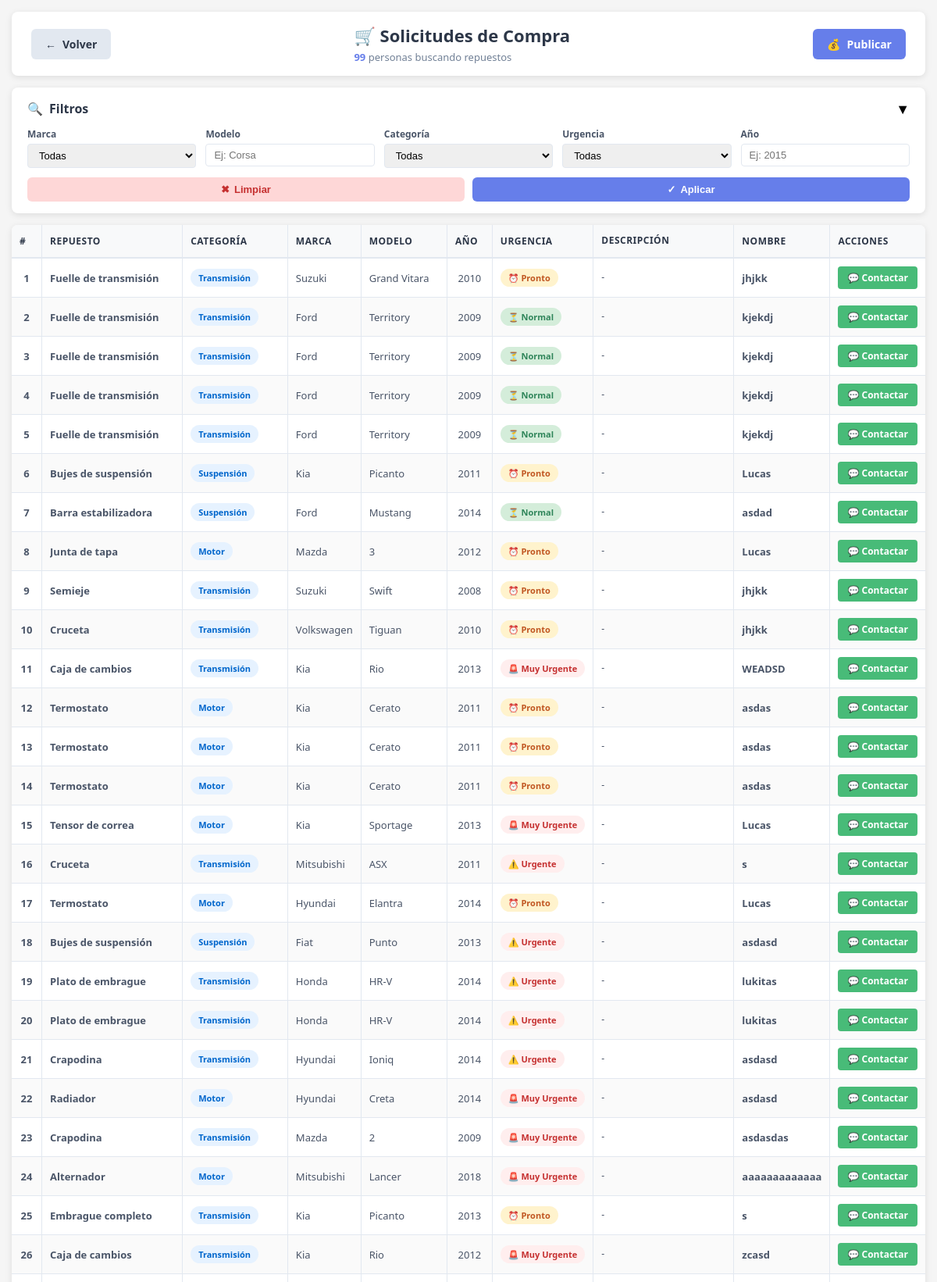
Screenshot of /vender/quiero-vender/ (signed in, upper part) with the database file from the repository.
### core/models.py (models this page shows, shortened)
class SolicitudCompra(models.Model):
    URGENCIA_CHOICES = [
        ('baja', 'Baja - Puedo esperar'),
        ('media', 'Media - Lo necesito pronto'),
        ('alta', 'Alta - Urgente'),
        ('super_alta', 'Super Alta - Muy Urgente (en hora)'),
    ]
    CATEGORIA_CHOICES = [
        ('motor', 'Motor'),
        ('transmision', 'Transmisión'),
        ('suspension', 'Suspensión'),
        ('frenos', 'Frenos'),
        ('electrico', 'Sistema Eléctrico'),
        ('carroceria', 'Carrocería'),
        ('interior', 'Interior'),
        ('otros', 'Otros'),
    ]
    marca_auto = models.CharField(max_length=100, verbose_name="Marca del Auto")
    modelo_auto = models.CharField(max_length=100, verbose_name="Modelo del Auto", blank=True)
    año_auto = models.IntegerField(verbose_name="Año del Auto", null=True, blank=True)
    nro_chasis = models.CharField(max_length=100, verbose_name="VIN/Número de Chasis", blank=True, default='')
    categoria_repuesto = models.CharField(max_length=50, choices=CATEGORIA_CHOICES, verbose_name="Categoría del Repuesto")
    repuesto_especifico = models.CharField(max_length=200, verbose_name="Repuesto Específico")
    descripcion_adicional = models.TextField(verbose_name="Descripción Adicional", blank=True)
    urgencia = models.CharField(max_length=20, choices=URGENCIA_CHOICES, verbose_name="Nivel de Urgencia")
    nombre = models.CharField(max_length=200, verbose_name="Nombre")
    celular = models.CharField(max_length=20, verbose_name="Celular")
    localidad = models.CharField(max_length=200, verbose_name="Localidad", blank=True, default='')
    zona = models.CharField(max_length=200, verbose_name="Zona/Provincia", blank=True, default='')
    fecha_solicitud = models.DateTimeField(auto_now_add=True)
    activa = models.BooleanField(default=True)
    class Meta:
        verbose_name = "Solicitud de Compra"
        verbose_name_plural = "Solicitudes de Compra"
        ordering = ['-fecha_solicitud']

### quiero_vender/views.py (the view)
# urls.py: path('quiero-vender/', views.ver_solicitudes, name='ver_solicitudes'),
@login_required(login_url='login_vendedor')
def ver_solicitudes(request):
    solicitudes = SolicitudCompra.objects.filter(activa=True)
    marca_filtro = request.GET.get('marca', '')
    modelo_filtro = request.GET.get('modelo', '')
    categoria_filtro = request.GET.get('categoria', '')
    urgencia_filtro = request.GET.get('urgencia', '')
    año_filtro = request.GET.get('año', '')
    if marca_filtro:
        solicitudes = solicitudes.filter(marca_auto__icontains=marca_filtro)
    if modelo_filtro:
        solicitudes = solicitudes.filter(modelo_auto__icontains=modelo_filtro)
    if categoria_filtro:
        solicitudes = solicitudes.filter(categoria_repuesto=categoria_filtro)
    if urgencia_filtro:
        solicitudes = solicitudes.filter(urgencia=urgencia_filtro)
    if año_filtro:
        solicitudes = solicitudes.filter(año_auto=int(año_filtro))
    solicitudes = solicitudes.order_by('-fecha_solicitud')
    marcas_disponibles = SolicitudCompra.objects.filter(activa=True).values_list('marca_auto', flat=True).distinct().order_by('marca_auto')
    categorias_disponibles = SolicitudCompra.CATEGORIA_CHOICES
    urgencias_disponibles = SolicitudCompra.URGENCIA_CHOICES
    context = {
        'solicitudes': solicitudes,
        'total_solicitudes': solicitudes.count(),
        'marcas_disponibles': marcas_disponibles,
        'categorias_disponibles': categorias_disponibles,
        'urgencias_disponibles': urgencias_disponibles,
        'marca_actual': marca_filtro,
        'modelo_actual': modelo_filtro,
        'categoria_actual': categoria_filtro,
        'urgencia_actual': urgencia_filtro,
        'año_actual': año_filtro,
        'usuario': request.user,
    }
    return render(request, 'listado_solicitudes.html', context)

### quiero_vender/templates/listado_solicitudes.html (shortened to what this page needs)
{% load static %}
<!DOCTYPE html>
<html lang="es">
<head>
</head>
<body>
    <div class="container">
        <div class="header">
            <div class="header-content">
                <a href="{% url 'index' %}" class="btn-action btn-secondary">
                    <span>←</span> Volver
                </a>
                <div class="header-center">
                    <h1>🛒 Solicitudes de Compra</h1>
                    <div class="results-count">
                        <span>{{ total_solicitudes }}</span> persona{{ total_solicitudes|pluralize }} buscando repuestos
                    </div>
                </div>
                <a href="{% url 'publicar_repuesto' %}" class="btn-action">
                    <span>💰</span> Publicar
                </a>
            </div>
        </div>
        <div class="filters-section">
            <div class="filters-header" onclick="toggleFilters()">
                <div class="filters-title">
                    <span>🔍</span> Filtros
                </div>
                <span class="toggle-icon" id="toggleIcon">▼</span>
            </div>
            <form method="GET" action="{% url 'ver_solicitudes' %}" id="filterForm">
                <div class="filters-content" id="filtersContent">
                    <div class="filter-group">
                        <label>Marca</label>
                        <select name="marca" id="filter_marca">
                            <option value="">Todas</option>
                        </select>
                    </div>
                    <div class="filter-group">
                        <label>Modelo</label>
                        <input type="text" name="modelo" id="filter_modelo" placeholder="Ej: Corsa" value="{{ modelo_actual }}">
                    </div>
                    <div class="filter-group">
                        <label>Categoría</label>
                        <select name="categoria" id="filter_categoria">
                            <option value="">Todas</option>
                        </select>
                    </div>
                    <div class="filter-group">
                        <label>Urgencia</label>
                        <select name="urgencia" id="filter_urgencia">
                            <option value="">Todas</option>
                        </select>
                    </div>
                    <div class="filter-group">
                        <label>Año</label>
                        <input type="number" name="año" id="filter_año" placeholder="Ej: 2015" value="{{ año_actual }}" min="1980" max="2025">
                    </div>
                </div>
                <div class="filters-actions">
                    <button type="button" class="btn-filter btn-clear" onclick="clearFilters()">
                        <span>✖</span> Limpiar
                    </button>
                    <button type="submit" class="btn-filter btn-apply">
                        <span>✓</span> Aplicar
                    </button>
                </div>
            </form>
        </div>
        {% if solicitudes %}
            <div class="table-container">
                <div class="table-wrapper">
                    <table class="solicitudes-table">
                        <thead>
                            <tr>
                                <th class="col-id">#</th>
                                <th class="col-repuesto">Repuesto</th>
                                <th class="col-categoria">Categoría</th>
                                <th class="col-marca">Marca</th>
                                <th class="col-modelo">Modelo</th>
                                <th class="col-año">Año</th>
                                <th class="col-urgencia">Urgencia</th>
                                <th class="col-descripcion">Descripción</th>
                                <th class="col-nombre">Nombre</th>
                                <th class="col-acciones">Acciones</th>
                            </tr>
                        </thead>
                        <tbody>
                            {% for solicitud in solicitudes %}
                            <tr>
                                <td class="col-id">{{ forloop.counter }}</td>
                                <td class="col-repuesto">
                                    <div class="truncate" title="{{ solicitud.repuesto_especifico }}">
                                        {{ solicitud.repuesto_especifico }}
                                    </div>
                                </td>
                                <td class="col-categoria">
                                    <span class="badge badge-categoria">
                                        {{ solicitud.get_categoria_repuesto_display }}
                                    </span>
                                </td>
                                <td class="col-marca">{{ solicitud.marca_auto }}</td>
                                <td class="col-modelo">
                                    <div class="truncate" title="{{ solicitud.modelo_auto }}">
                                        {{ solicitud.modelo_auto|default:"-" }}
                                    </div>
                                </td>
                                <td class="col-año">{{ solicitud.año_auto|default:"-" }}</td>
                                <td class="col-urgencia">
                                    {% if solicitud.urgencia == 'super_alta' %}
                                        <span class="badge urgencia-alta">🚨 Muy Urgente</span>
                                    {% elif solicitud.urgencia == 'alta' %}
                                        <span class="badge urgencia-alta">⚠️ Urgente</span>
                                    {% elif solicitud.urgencia == 'media' %}
                                        <span class="badge urgencia-media">⏰ Pronto</span>
                                    {% elif solicitud.urgencia == 'baja' %}
                                        <span class="badge urgencia-baja">⏳ Normal</span>
                                    {% endif %}
                                </td>
                                <td class="col-descripcion">
                                    <div class="truncate-multi" title="{{ solicitud.descripcion_adicional }}">
                                        {{ solicitud.descripcion_adicional|default:"-" }}
                                    </div>
                                </td>
                                <td class="col-nombre">
                                    <div class="truncate" title="{{ solicitud.nombre }}">
                                        {{ solicitud.nombre }}
                                    </div>
                                </td>
                                <td class="col-acciones">
                                    <a href="#"
                                       onclick="abrirWhatsApp('{{ solicitud.celular }}', '{{ solicitud.nombre }}', '{{ solicitud.repuesto_especifico }}', '{{ solicitud.marca_auto }}', '{{ solicitud.modelo_auto }}'); return false;"
                                       class="btn-contactar"
                                       title="Contactar por WhatsApp">
                                        💬 Contactar
                                    </a>
                                </td>
                            </tr>
                            {% endfor %}
                        </tbody>
                    </table>
                </div>
            </div>
        {% endif %}
    </div>
</body>
</html>

### rows the page displays
SolicitudCompra: repuesto_especifico "Fuelle de transmisión", categoria_repuesto "Transmisión", marca_auto "Suzuki", modelo_auto "Grand Vitara", año_auto "2010", urgencia "⏰ Pronto", descripcion_adicional "-", nombre "jhjkk"
SolicitudCompra: repuesto_especifico "Fuelle de transmisión", categoria_repuesto "Transmisión", marca_auto "Ford", modelo_auto "Territory", año_auto "2009", urgencia "⏳ Normal", descripcion_adicional "-", nombre "kjekdj"
SolicitudCompra: repuesto_especifico "Fuelle de transmisión", categoria_repuesto "Transmisión", marca_auto "Ford", modelo_auto "Territory", año_auto "2009", urgencia "⏳ Normal", descripcion_adicional "-", nombre "kjekdj"
SolicitudCompra: repuesto_especifico "Fuelle de transmisión", categoria_repuesto "Transmisión", marca_auto "Ford", modelo_auto "Territory", año_auto "2009", urgencia "⏳ Normal", descripcion_adicional "-", nombre "kjekdj"
SolicitudCompra: repuesto_especifico "Fuelle de transmisión", categoria_repuesto "Transmisión", marca_auto "Ford", modelo_auto "Territory", año_auto "2009", urgencia "⏳ Normal", descripcion_adicional "-", nombre "kjekdj"
SolicitudCompra: repuesto_especifico "Bujes de suspensión", categoria_repuesto "Suspensión", marca_auto "Kia", modelo_auto "Picanto", año_auto "2011", urgencia "⏰ Pronto", descripcion_adicional "-", nombre "Lucas"
SolicitudCompra: repuesto_especifico "Barra estabilizadora", categoria_repuesto "Suspensión", marca_auto "Ford", modelo_auto "Mustang", año_auto "2014", urgencia "⏳ Normal", descripcion_adicional "-", nombre "asdad"
SolicitudCompra: repuesto_especifico "Junta de tapa", categoria_repuesto "Motor", marca_auto "Mazda", modelo_auto "3", año_auto "2012", urgencia "⏰ Pronto", descripcion_adicional "-", nombre "Lucas"
SolicitudCompra: repuesto_especifico "Semieje", categoria_repuesto "Transmisión", marca_auto "Suzuki", modelo_auto "Swift", año_auto "2008", urgencia "⏰ Pronto", descripcion_adicional "-", nombre "jhjkk"
SolicitudCompra: repuesto_especifico "Cruceta", categoria_repuesto "Transmisión", marca_auto "Volkswagen", modelo_auto "Tiguan", año_auto "2010", urgencia "⏰ Pronto", descripcion_adicional "-", nombre "jhjkk"
SolicitudCompra: repuesto_especifico "Caja de cambios", categoria_repuesto "Transmisión", marca_auto "Kia", modelo_auto "Rio", año_auto "2013", urgencia "🚨 Muy Urgente", descripcion_adicional "-", nombre "WEADSD"
SolicitudCompra: repuesto_especifico "Termostato", categoria_repuesto "Motor", marca_auto "Kia", modelo_auto "Cerato", año_auto "2011", urgencia "⏰ Pronto", descripcion_adicional "-", nombre "asdas"
SolicitudCompra: repuesto_especifico "Termostato", categoria_repuesto "Motor", marca_auto "Kia", modelo_auto "Cerato", año_auto "2011", urgencia "⏰ Pronto", descripcion_adicional "-", nombre "asdas"
SolicitudCompra: repuesto_especifico "Termostato", categoria_repuesto "Motor", marca_auto "Kia", modelo_auto "Cerato", año_auto "2011", urgencia "⏰ Pronto", descripcion_adicional "-", nombre "asdas"
SolicitudCompra: repuesto_especifico "Tensor de correa", categoria_repuesto "Motor", marca_auto "Kia", modelo_auto "Sportage", año_auto "2013", urgencia "🚨 Muy Urgente", descripcion_adicional "-", nombre "Lucas"
SolicitudCompra: repuesto_especifico "Cruceta", categoria_repuesto "Transmisión", marca_auto "Mitsubishi", modelo_auto "ASX", año_auto "2011", urgencia "⚠️ Urgente", descripcion_adicional "-", nombre "s"
SolicitudCompra: repuesto_especifico "Termostato", categoria_repuesto "Motor", marca_auto "Hyundai", modelo_auto "Elantra", año_auto "2014", urgencia "⏰ Pronto", descripcion_adicional "-", nombre "Lucas"
SolicitudCompra: repuesto_especifico "Bujes de suspensión", categoria_repuesto "Suspensión", marca_auto "Fiat", modelo_auto "Punto", año_auto "2013", urgencia "⚠️ Urgente", descripcion_adicional "-", nombre "asdasd"
SolicitudCompra: repuesto_especifico "Plato de embrague", categoria_repuesto "Transmisión", marca_auto "Honda", modelo_auto "HR-V", año_auto "2014", urgencia "⚠️ Urgente", descripcion_adicional "-", nombre "lukitas"
SolicitudCompra: repuesto_especifico "Plato de embrague", categoria_repuesto "Transmisión", marca_auto "Honda", modelo_auto "HR-V", año_auto "2014", urgencia "⚠️ Urgente", descripcion_adicional "-", nombre "lukitas"
SolicitudCompra: repuesto_especifico "Crapodina", categoria_repuesto "Transmisión", marca_auto "Hyundai", modelo_auto "Ioniq", año_auto "2014", urgencia "⚠️ Urgente", descripcion_adicional "-", nombre "asdasd"
SolicitudCompra: repuesto_especifico "Radiador", categoria_repuesto "Motor", marca_auto "Hyundai", modelo_auto "Creta", año_auto "2014", urgencia "🚨 Muy Urgente", descripcion_adicional "-", nombre "asdasd"
SolicitudCompra: repuesto_especifico "Crapodina", categoria_repuesto "Transmisión", marca_auto "Mazda", modelo_auto "2", año_auto "2009", urgencia "🚨 Muy Urgente", descripcion_adicional "-", nombre "asdasdas"
SolicitudCompra: repuesto_especifico "Alternador", categoria_repuesto "Motor", marca_auto "Mitsubishi", modelo_auto "Lancer", año_auto "2018", urgencia "🚨 Muy Urgente", descripcion_adicional "-", nombre "aaaaaaaaaaaaa"
SolicitudCompra: repuesto_especifico "Embrague completo", categoria_repuesto "Transmisión", marca_auto "Kia", modelo_auto "Picanto", año_auto "2013", urgencia "⏰ Pronto", descripcion_adicional "-", nombre "s"
SolicitudCompra: repuesto_especifico "Caja de cambios", categoria_repuesto "Transmisión", marca_auto "Kia", modelo_auto "Rio", año_auto "2012", urgencia "🚨 Muy Urgente", descripcion_adicional "-", nombre "zcasd"

### other values shown
{{ total_solicitudes }} "99"
